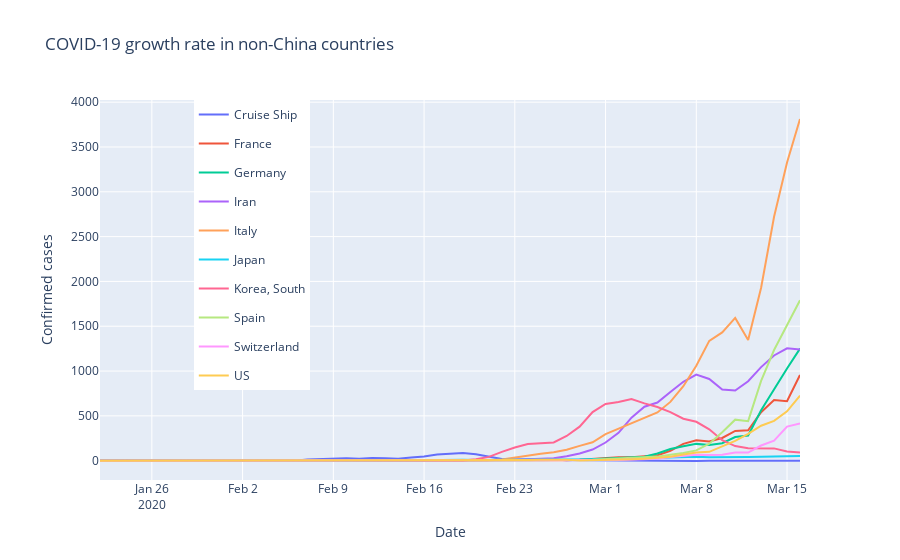

The code cell stored with this chart in its notebook:
### Code cell
layout = go.Layout(title="COVID-19 growth rate in non-China countries", margin={"l": 100, "r": 100},
                   colorway=["#287D95", "#EF533B"], legend={"x": 0.7, "y": 1, 'orientation': "h"},
                   yaxis={'title': 'Confirmed cases'},
                   yaxis2={'title': 'Growth/Accel rate in cases', 'overlaying': 'y', 'side': 'right', "showgrid": False},
                   xaxis={"title": "Date"},
                   height=1000)

fig = go.Figure(data=traces_growth, layout=layout)
fig.show()
